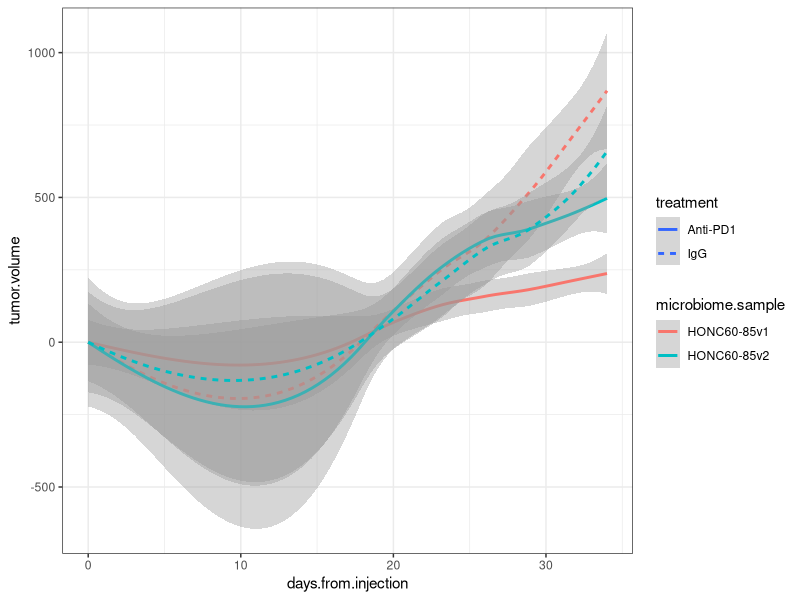
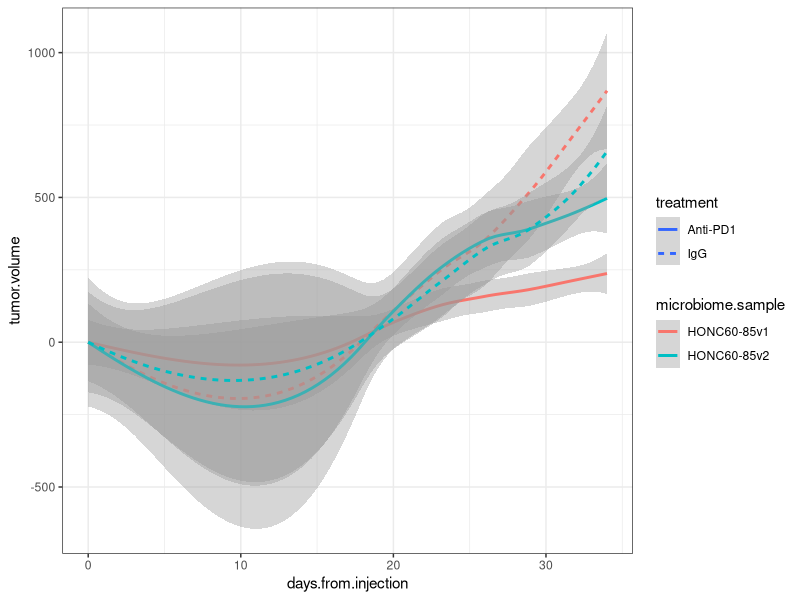

Write R code to recreate these figures, in order. (Note: this script raises an error after producing the figures.)
## ---- chunk 1
knitr::opts_chunk$set(echo = TRUE)

library(readxl)
library(tidyverse)
library(knitr)
## ---- chunk 2
# x <- readxl::read_xlsx(file.path("..", 
#                                  "data", 
#                                  "tumor-size", 
#                                  "AOT00052648-mimic20", 
#                                  "AOT00052648-mimic20_tumor-size.xlsx"))
# 
# summary(x)
## ---- chunk 3
y <- read.csv("../data/2023-12-01_tumor-size_R-formatted.csv") %>%
  filter(experiment == "mimic21")
## ---- chunk 4
# y <- 
#   x %>%
#   drop_na(`tumor.length.(mm)`) %>%
#   mutate(treatment = if_else(grepl("1|2|3|4", cage),
#                              true = "Anti-Pd1",
#                              false = "IgG")) %>%
#     mutate(gavage = if_else(grepl("1|3|5|7", cage),
#                              true = "Blautia",
#                              false = "PBS")) %>%
#   filter(!grepl("n/a", `tumor.length.(mm)`)) %>%
#   mutate(tumor.length.mm = as.numeric(`tumor.length.(mm)`),
#          tumor.width.mm = as.numeric(`tumor.width.(mm)`)) %>%
#   mutate(tumor.width.mm = if_else(is.na(tumor.width.mm),
#                                   true = 0,
#                                   false = tumor.width.mm)) %>%
#   mutate(tumor.volume = (tumor.length.mm * (tumor.width.mm^2)) / 2) %>%
#   mutate(cage = as.factor(cage)) %>%
#   mutate(mouse = paste(tail.number, cage, sep = ".")) %>%
#   group_by(mouse, date, treatment, gavage) %>%
#   summarize(total.tumor.volume = sum(tumor.volume))
#   
# 
# head(y)  
## ---- chunk 5
y %>%
  ggplot(aes(x = days.from.injection, y = tumor.volume)) +
  # geom_line(aes(group = mouse), 
  #           alpha = 0.3, 
  #           show.legend = FALSE) +
  # geom_point(alpha = 0.1,
  #            show.legend = FALSE) +
  geom_smooth(aes(color = microbiome.sample,
                  lty = treatment)) +
  theme_bw()

ggsave("../figures/mimic21_tum-volume.png",
       height = 3, width = 6)
## ---- chunk 6
  y %>%
  filter(date == as.Date("2023-11-09")) %>%
  ggplot(aes(x = treatment, y = total.tumor.volume)) +
  geom_boxplot(aes(fill = gavage))
           

